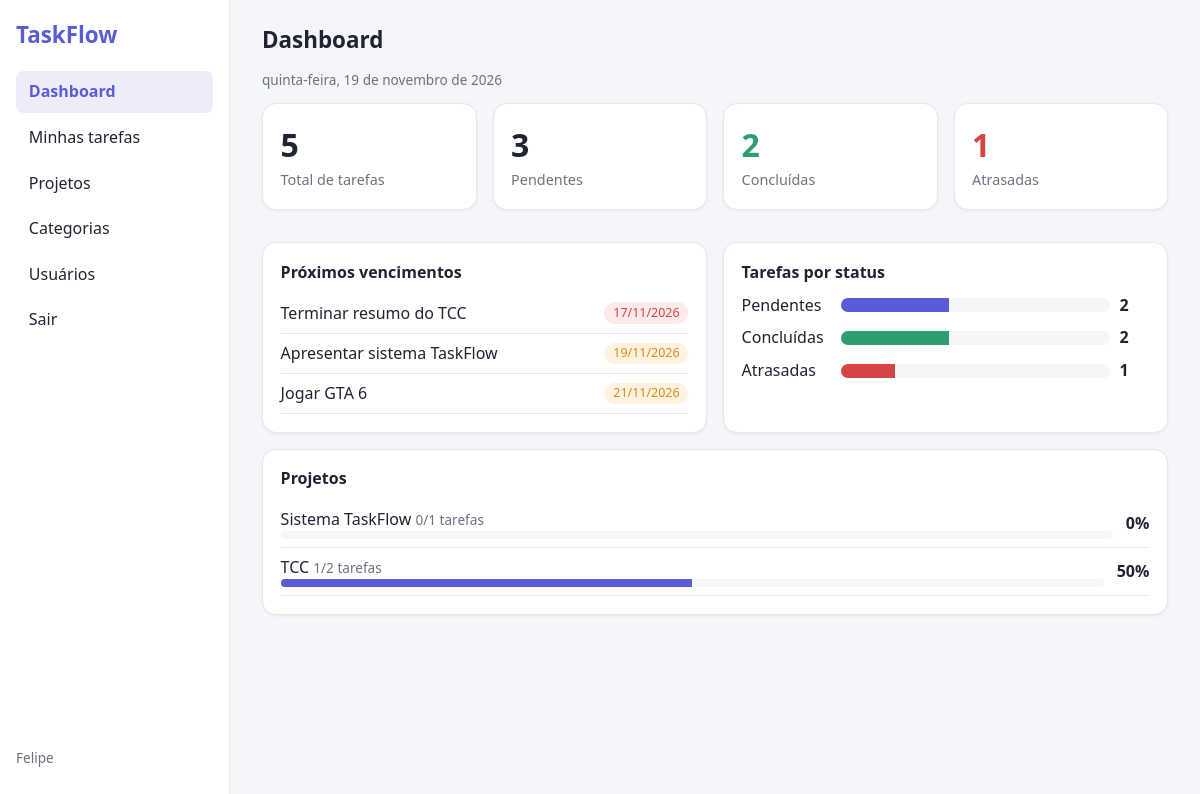
The page /view/dashboard.php (signed in) on the database its author committed.
### tables this page shows
CREATE TABLE `tarefas` (
  `id` int(11) NOT NULL,
  `usuario_id` int(11) NOT NULL,
  `categoria_id` int(11) NOT NULL,
  `projeto_id` int(11) DEFAULT NULL,
  `titulo` varchar(100) NOT NULL,
  `descricao` text DEFAULT NULL,
  `vencimento` date NOT NULL,
  `prioridade` enum('Baixa','Média','Alta') NOT NULL,
  `status` enum('Pendente','Concluída') NOT NULL DEFAULT 'Pendente'
);

CREATE TABLE `projetos` (
  `id` int(11) NOT NULL,
  `nome` varchar(80) NOT NULL,
  `descricao` text DEFAULT NULL,
  `inicio` date NOT NULL,
  `fim` date NOT NULL,
  `usuario_id` int(11) NOT NULL
);

### processamento/funcoesTarefas.php (called while the page is built, shortened)
<?php
function resumoTarefas($usuario_id, $hoje){
  $conexao = conectarBD();
  $usuario_id = (int) $usuario_id;
  $consulta = "SELECT COUNT(*) AS total,
                      COALESCE(SUM(status = 'Concluída'), 0) AS concluidas,
                      COALESCE(SUM(status = 'Pendente'), 0) AS pendentes,
                      COALESCE(SUM(status = 'Pendente' AND vencimento < '$hoje'), 0) AS atrasadas
               FROM tarefas
               WHERE usuario_id = $usuario_id";
  $resultado = mysqli_query($conexao, $consulta);
  return mysqli_fetch_assoc($resultado);
}
function listarProximasTarefas($usuario_id){
  $conexao = conectarBD();
  $usuario_id = (int) $usuario_id;
  $consulta = "SELECT titulo, vencimento
               FROM tarefas
               WHERE usuario_id = $usuario_id AND status = 'Pendente'
               ORDER BY vencimento
               LIMIT 5";
  return mysqli_query($conexao, $consulta);
}
?>

### processamento/funcoesProjetos.php (called while the page is built, shortened)
<?php
function listarProjetos($usuario_id){
  $conexao = conectarBD();
  $usuario_id = (int) $usuario_id;
  $consulta = "SELECT p.*,
                      COUNT(t.id) AS total_tarefas,
                      COALESCE(SUM(t.status = 'Concluída'), 0) AS concluidas
               FROM projetos p
               LEFT JOIN tarefas t ON t.projeto_id = p.id
               WHERE p.usuario_id = $usuario_id
               GROUP BY p.id
               ORDER BY p.nome";
  return mysqli_query($conexao, $consulta);
}
?>

### view/dashboard.php (the view, shortened to what this page needs)
<?php
 require "../processamento/funcoesTarefas.php";
 require "../processamento/funcoesProjetos.php";
 $hoje = date('Y-m-d');
 $usuario_id = $_SESSION['usuario_id'];
 $resumo = resumoTarefas($usuario_id, $hoje);
 $proximas = listarProximasTarefas($usuario_id);
 $projetos = listarProjetos($usuario_id);
 $total = (int) $resumo['total'];
 $concluidas = (int) $resumo['concluidas'];
 $pendentes = (int) $resumo['pendentes'];
 $atrasadas = (int) $resumo['atrasadas'];
 $noPrazo = $pendentes - $atrasadas;
 function percentual($valor, $total){
   return $total > 0 ? round($valor / $total * 100) : 0;
 }
?>
<!DOCTYPE html>
<html lang="pt-BR">
<head>
  <link rel="stylesheet" href="../css/base.css">
  <link rel="stylesheet" href="../css/dashboard.css">
</head>
<body>
  <aside class="sidebar" id="sidebar">
    <h1 class="logo">TaskFlow</h1>
    <a href="dashboard.php" class="ativo">Dashboard</a>
    <a href="minhas-tarefas.php">Minhas tarefas</a>
    <a href="projetos.php">Projetos</a>
    <a href="categorias.php">Categorias</a>
    <a href="usuarios.php">Usuários</a>
    <a href="../processamento/sair.php" id="btnSair">Sair</a>
    <p class="usuario suave"><?php echo htmlspecialchars($_SESSION['usuario_nome']); ?></p>
  </aside>
  <main>
  <h2>Dashboard</h2>
  <p class="suave" id="dataHoje"></p>
  <div class="grid cards4">
    <div class="card stat"><b><?php echo $total; ?></b><span>Total de tarefas</span></div>
    <div class="card stat"><b><?php echo $pendentes; ?></b><span>Pendentes</span></div>
    <div class="card stat concluida"><b><?php echo $concluidas; ?></b><span>Concluídas</span></div>
    <div class="card stat atrasada"><b><?php echo $atrasadas; ?></b><span>Atrasadas</span></div>
  </div>
  <div class="grid cols2">
    <div class="card">
      <h3>Próximos vencimentos</h3>
      <ul class="lista">
        <?php while ($t = mysqli_fetch_assoc($proximas)) {
          $dias = (strtotime($t['vencimento']) - strtotime($hoje)) / 86400;
          $classe = $dias < 0 ? 'atrasada' : ($dias <= 3 ? 'proxima' : 'pendente');
        ?>
          <li>
            <span><?php echo htmlspecialchars($t['titulo']); ?></span>
            <span class="badge <?php echo $classe; ?>"><?php echo date('d/m/Y', strtotime($t['vencimento'])); ?></span>
          </li>
        <?php } ?>
      </ul>
    </div>
    <div class="card">
      <h3>Tarefas por status</h3>
      <div class="linha-graf"><span>Pendentes</span><div class="progresso"><i style="width:<?php echo percentual($noPrazo, $total); ?>%;background:var(--cor)"></i></div><b><?php echo $noPrazo; ?></b></div>
      <div class="linha-graf"><span>Concluídas</span><div class="progresso"><i style="width:<?php echo percentual($concluidas, $total); ?>%;background:var(--ok)"></i></div><b><?php echo $concluidas; ?></b></div>
      <div class="linha-graf"><span>Atrasadas</span><div class="progresso"><i style="width:<?php echo percentual($atrasadas, $total); ?>%;background:var(--erro)"></i></div><b><?php echo $atrasadas; ?></b></div>
    </div>
  </div>
  <div class="card">
    <h3>Projetos</h3>
    <ul class="lista">
      <?php while ($p = mysqli_fetch_assoc($projetos)) {
        $totalProjeto = (int) $p['total_tarefas'];
        $feitasProjeto = (int) $p['concluidas'];
        $pct = percentual($feitasProjeto, $totalProjeto);
      ?>
        <li>
          <div style="flex:1">
            <?php echo htmlspecialchars($p['nome']); ?> <span class="suave"><?php echo $feitasProjeto; ?>/<?php echo $totalProjeto; ?> tarefas</span>
            <div class="progresso"><i style="width:<?php echo $pct; ?>%"></i></div>
          </div>
          <b><?php echo $pct; ?>%</b>
        </li>
      <?php } ?>
    </ul>
  </div>
  </main>
</body>
</html>

### css/base.css (style rules this page uses)
:root { --cor: #5b5bd6; --cor-clara: #ececfb; --bg: #f5f6fa; --card: #fff; --borda: #e6e8ef; --texto: #1f2433; --suave: #6b7280; --ok: #2f9e6e; --alerta: #d98a1f; --erro: #d64545; }
* { box-sizing: border-box; }
body { margin: 0; font-family: "Segoe UI", system-ui, sans-serif; background: var(--bg); color: var(--texto); line-height: 1.45; }
h1, h2, h3 { margin: 0 0 .6rem; }
h2 { font-size: 1.4rem; }
h3 { font-size: 1rem; }
.suave { color: var(--suave); font-size: .85rem; }
.sidebar { position: fixed; inset: 0 auto 0 0; width: 230px; background: var(--card); border-right: 1px solid var(--borda); padding: 1.2rem 1rem; display: flex; flex-direction: column; gap: .2rem; z-index: 10; transition: transform .2s; }
.logo { color: var(--cor); font-size: 1.4rem; margin-bottom: 1rem; }
.sidebar a { padding: .6rem .8rem; border-radius: 8px; color: var(--texto); text-decoration: none; }
.sidebar a.ativo { background: var(--cor-clara); color: var(--cor); font-weight: 600; }
.sidebar .usuario { margin-top: auto; }
main { margin-left: 230px; padding: 1.5rem 2rem; }
.card { background: var(--card); border: 1px solid var(--borda); border-radius: 14px; padding: 1.1rem; box-shadow: 0 1px 3px rgba(20, 25, 50, .06); margin-bottom: 1rem; }
.badge { display: inline-block; padding: .1rem .55rem; border-radius: 99px; font-size: .78rem; background: var(--bg); }
.badge.atrasada, .badge.alta { background: #fdeaea; color: var(--erro); }
.badge.proxima, .badge.media { background: #fff3df; color: var(--alerta); }
.progresso { background: var(--bg); border-radius: 99px; height: 8px; overflow: hidden; min-width: 90px; }
.progresso i { display: block; height: 100%; background: var(--cor); }

### css/dashboard.css (style rules this page uses)
.grid { display: grid; gap: 1rem; margin-bottom: 1rem; }
.cards4 { grid-template-columns: repeat(auto-fit, minmax(170px, 1fr)); }
.cols2 { grid-template-columns: repeat(auto-fit, minmax(300px, 1fr)); }
.cols2 .card { margin-bottom: 0; }
.stat b { display: block; font-size: 2rem; }
.stat span { color: var(--suave); font-size: .9rem; }
.stat.atrasada b { color: var(--erro); }
.stat.concluida b { color: var(--ok); }
.lista { list-style: none; padding: 0; margin: 0; }
.lista li { display: flex; justify-content: space-between; align-items: center; gap: .8rem; padding: .5rem 0; border-bottom: 1px solid var(--borda); }
.linha-graf { display: grid; grid-template-columns: 90px 1fr 30px; gap: .6rem; align-items: center; margin: .6rem 0; }
.linha-graf .progresso { height: 14px; }

### rows shown on the page
tarefas: titulo "Terminar resumo do TCC", vencimento "17/11/2026"
tarefas: titulo "Apresentar sistema TaskFlow", vencimento "19/11/2026"
tarefas: titulo "Jogar GTA 6", vencimento "21/11/2026"
projetos: nome "Sistema TaskFlow", feitasProjeto "0", totalProjeto "1", pct "0"
projetos: nome "TCC", feitasProjeto "1", totalProjeto "2", pct "50"

### other values the page prints
$_SESSION['usuario_nome'] "Felipe"
$total "5"
$pendentes "3"
$concluidas "2"
$atrasadas "1"
$noPrazo "2"
